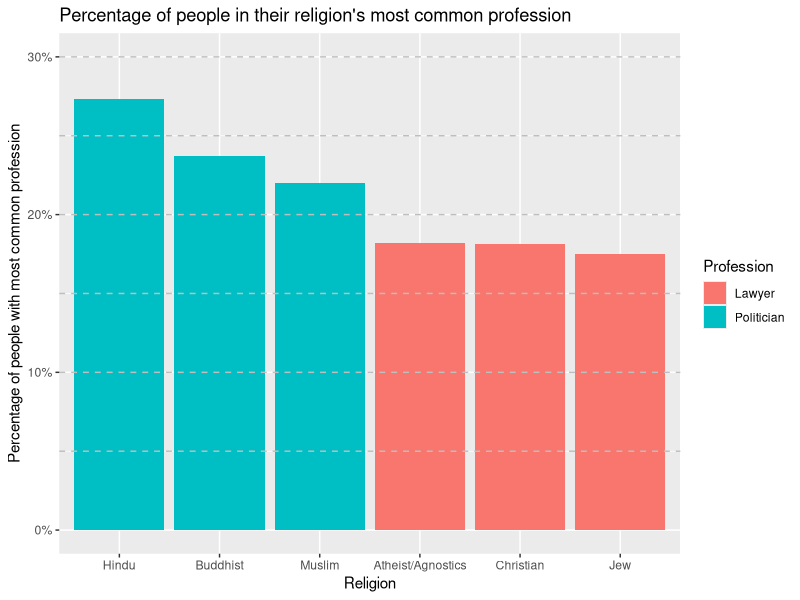

Here is the R script that generated this plot:
# R script for religions

library(tidyverse)

# Load data
data <- read_csv("profession_by_all.csv")

# Make table for most common professions for each religion and the counts and percentage
religion_professions <- data |>
  filter(Religion != 'Religion', Profession != 'Profession') |>
  group_by(Religion, Profession) |>
  summarise(count = n(), .groups = "drop") |>
  group_by(Religion) |>
  mutate(total_in_religion = sum(count)) |>
  slice_max(count, n = 1, with_ties = FALSE) |>
  mutate(percentage = (count / total_in_religion) * 100) |>
  ungroup() |>
  select(Religion, Profession, count, percentage) |>
  mutate(Religion = fct_reorder(Religion, percentage, .desc = TRUE))

# Plot barplot
barplot <- religion_professions |>
  ggplot(aes(
    x = Religion,
    y = percentage/100,
    fill = Profession
  )) +
  geom_col() +
  labs(
    x = 'Religion',
    y = 'Percentage of people with most common profession',
    title = 'Percentage of people in their religion\'s most common profession'
  ) +
  ylim(0, 30) +
  scale_y_continuous(labels=scales::label_percent()) +
  geom_hline(
    yintercept = seq(5/100, 30/100, by = 5/100),
    color = "grey", 
    linetype = "dashed"
  )

# Save the barplot as .png
ggsave(
  filename = "religions_barplot.png",
  plot = barplot
)
